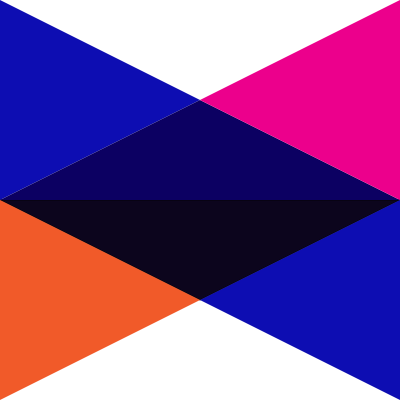
Frame 1 (no input)
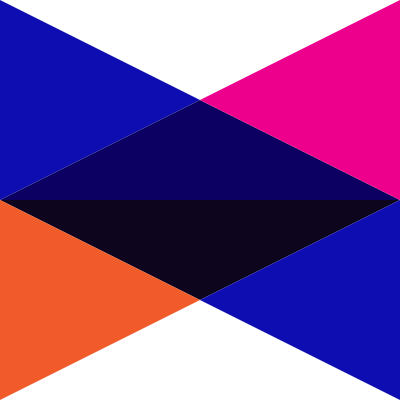
Frame 60 (no input)
Frame 120 (the mouse pressed at the canvas centre since frame 60): identical to frame 60, image omitted

The p5.js sketch that drew these frames (run headless with seeded random() and noise() and a simulated clock; from frame 60 on, the mouse is pressed at the canvas centre):

// p5.js sketch
// ── sketch.js
function setup() {
  createCanvas(400, 400);
}

function draw() {
  background(255);
  fill (12, 5, 29);
  triangle (0, 200, 200, 300, 400, 200);
  fill (13, 13, 178);
  noStroke();
  triangle (0, 0, 200, 100, 0, 200);
  noStroke();
  triangle (200, 300, 400, 200, 400, 400);
  fill (241, 90, 41);
  noStroke();
  triangle (0, 200, 200, 300, 0, 400);
  fill (12, 0, 98);
  noStroke ();
  triangle (0, 200, 200, 100, 400, 200);
  fill (236, 0, 140);
  triangle (400, 0, 200, 100, 400, 200);
}
